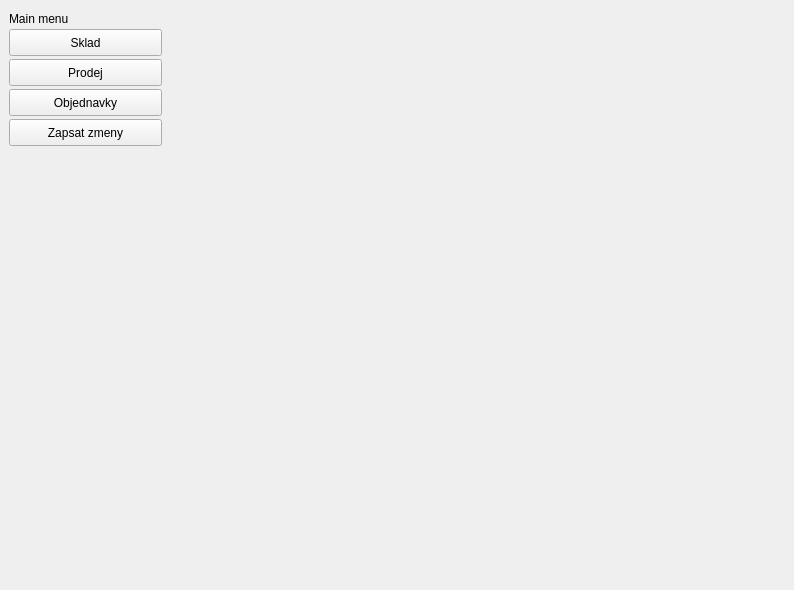
<?xml version="1.0" encoding="UTF-8"?>
<ui version="4.0">
 <class>DenRoze3</class>
 <widget class="QMainWindow" name="DenRoze3">
  <property name="geometry">
   <rect>
    <x>0</x>
    <y>0</y>
    <width>794</width>
    <height>590</height>
   </rect>
  </property>
  <property name="windowTitle">
   <string>DenRoze3</string>
  </property>
  <widget class="QWidget" name="centralwidget">
   <property name="sizePolicy">
    <sizepolicy hsizetype="MinimumExpanding" vsizetype="MinimumExpanding">
     <horstretch>0</horstretch>
     <verstretch>0</verstretch>
    </sizepolicy>
   </property>
   <layout class="QGridLayout" name="gridLayout">
    <item row="0" column="3">
     <widget class="QWidget" name="stock_widget" native="true">
      <property name="sizePolicy">
       <sizepolicy hsizetype="Expanding" vsizetype="Preferred">
        <horstretch>0</horstretch>
        <verstretch>0</verstretch>
       </sizepolicy>
      </property>
     </widget>
    </item>
    <item row="0" column="2">
     <widget class="QWidget" name="login_widget" native="true">
      <property name="sizePolicy">
       <sizepolicy hsizetype="Expanding" vsizetype="Preferred">
        <horstretch>0</horstretch>
        <verstretch>0</verstretch>
       </sizepolicy>
      </property>
     </widget>
    </item>
    <item row="0" column="4">
     <widget class="QWidget" name="bills_widget" native="true">
      <property name="sizePolicy">
       <sizepolicy hsizetype="Expanding" vsizetype="Preferred">
        <horstretch>0</horstretch>
        <verstretch>0</verstretch>
       </sizepolicy>
      </property>
     </widget>
    </item>
    <item row="0" column="1">
     <widget class="QWidget" name="menu_widget" native="true">
      <property name="sizePolicy">
       <sizepolicy hsizetype="Minimum" vsizetype="Preferred">
        <horstretch>0</horstretch>
        <verstretch>0</verstretch>
       </sizepolicy>
      </property>
      <property name="minimumSize">
       <size>
        <width>160</width>
        <height>0</height>
       </size>
      </property>
      <widget class="QLabel" name="main_menu_label">
       <property name="geometry">
        <rect>
         <x>0</x>
         <y>0</y>
         <width>153</width>
         <height>19</height>
        </rect>
       </property>
       <property name="text">
        <string>Main menu</string>
       </property>
      </widget>
      <widget class="QPushButton" name="stock_button">
       <property name="geometry">
        <rect>
         <x>0</x>
         <y>20</y>
         <width>153</width>
         <height>27</height>
        </rect>
       </property>
       <property name="text">
        <string>Sklad</string>
       </property>
      </widget>
      <widget class="QPushButton" name="bills_button">
       <property name="geometry">
        <rect>
         <x>0</x>
         <y>50</y>
         <width>153</width>
         <height>27</height>
        </rect>
       </property>
       <property name="text">
        <string>Prodej</string>
       </property>
      </widget>
      <widget class="QPushButton" name="orders_button">
       <property name="geometry">
        <rect>
         <x>0</x>
         <y>80</y>
         <width>153</width>
         <height>27</height>
        </rect>
       </property>
       <property name="text">
        <string>Objednavky</string>
       </property>
      </widget>
      <widget class="QPushButton" name="write_button">
       <property name="geometry">
        <rect>
         <x>0</x>
         <y>110</y>
         <width>153</width>
         <height>27</height>
        </rect>
       </property>
       <property name="text">
        <string>Zapsat zmeny</string>
       </property>
      </widget>
     </widget>
    </item>
    <item row="0" column="5">
     <widget class="QWidget" name="orders_widget" native="true">
      <property name="sizePolicy">
       <sizepolicy hsizetype="Expanding" vsizetype="Preferred">
        <horstretch>0</horstretch>
        <verstretch>0</verstretch>
       </sizepolicy>
      </property>
     </widget>
    </item>
   </layout>
  </widget>
 </widget>
 <resources/>
 <connections/>
</ui>
